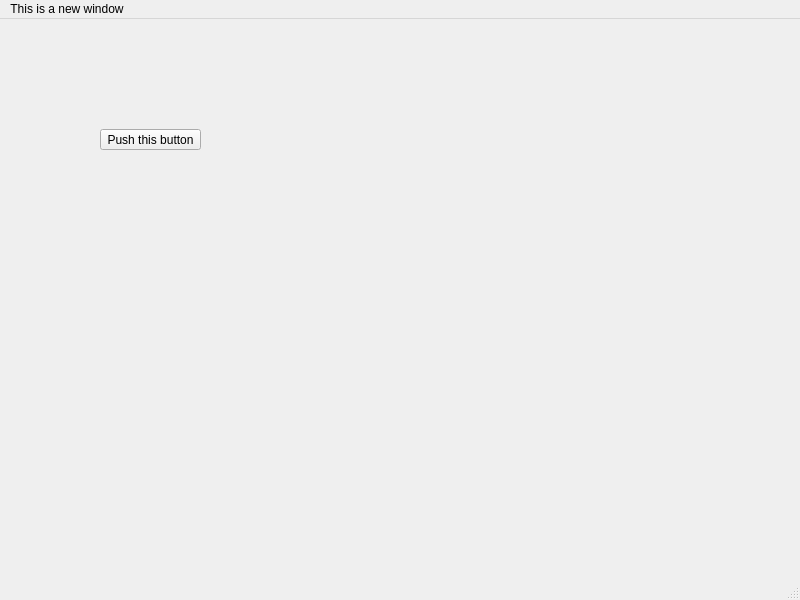
<?xml version="1.0" encoding="UTF-8"?>
<ui version="4.0">
 <class>MainWindow</class>
 <widget class="QMainWindow" name="MainWindow">
  <property name="geometry">
   <rect>
    <x>0</x>
    <y>0</y>
    <width>800</width>
    <height>600</height>
   </rect>
  </property>
  <property name="windowTitle">
   <string>MainWindow</string>
  </property>
  <widget class="QWidget" name="centralwidget">
   <widget class="QPushButton" name="pushButton">
    <property name="geometry">
     <rect>
      <x>100</x>
      <y>110</y>
      <width>101</width>
      <height>21</height>
     </rect>
    </property>
    <property name="text">
     <string>Push this button</string>
    </property>
   </widget>
  </widget>
  <widget class="QMenuBar" name="menubar">
   <property name="geometry">
    <rect>
     <x>0</x>
     <y>0</y>
     <width>800</width>
     <height>20</height>
    </rect>
   </property>
   <widget class="QMenu" name="menuThis_is_a_new_window">
    <property name="title">
     <string>This is a new window</string>
    </property>
   </widget>
   <addaction name="menuThis_is_a_new_window"/>
  </widget>
  <widget class="QStatusBar" name="statusbar"/>
 </widget>
 <resources/>
 <connections>
  <connection>
   <sender>pushButton</sender>
   <signal>clicked()</signal>
   <receiver>MainWindow</receiver>
   <slot>close()</slot>
   <hints>
    <hint type="sourcelabel">
     <x>134</x>
     <y>141</y>
    </hint>
    <hint type="destinationlabel">
     <x>184</x>
     <y>199</y>
    </hint>
   </hints>
  </connection>
 </connections>
</ui>
